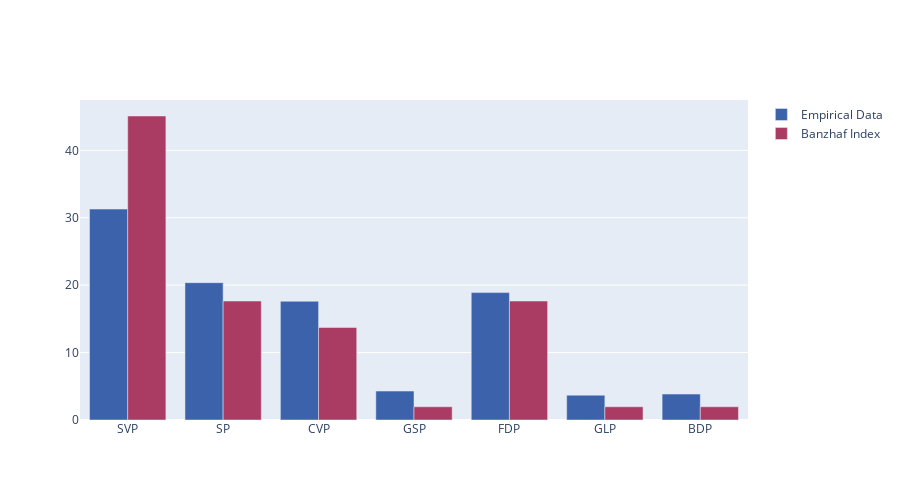

Source (notebook cell):
### Code cell
groupedBar_Dict([impVotingPower1(data_50), PBI.votingPower(factions_size_50)], ['Empirical Data', 'Banzhaf Index'])

### Figure 1 — Plotly figure (JSON) as saved in the notebook; plotly's stock layout.template omitted (floating-point values rounded to 4 significant figures)
{"data": [{"marker": {"color": "rgb(59,98,170)"}, "name": "Empirical Data", "type": "bar", "x": ["SVP", "SP", "CVP", "GSP", "FDP", "GLP", "BDP"], "y": [31.29, 20.37, 17.62, 4.291, 18.9, 3.681, 3.846]}, {"marker": {"color": "rgb(170,59,98)"}, "name": "Banzhaf Index", "type": "bar", "x": ["SVP", "SP", "FDP", "CVP", "GSP", "BDP", "GLP"], "y": [45.1, 17.65, 17.65, 13.73, 1.961, 1.961, 1.961]}], "layout": {"barmode": "group", "height": 500, "width": 900}}
